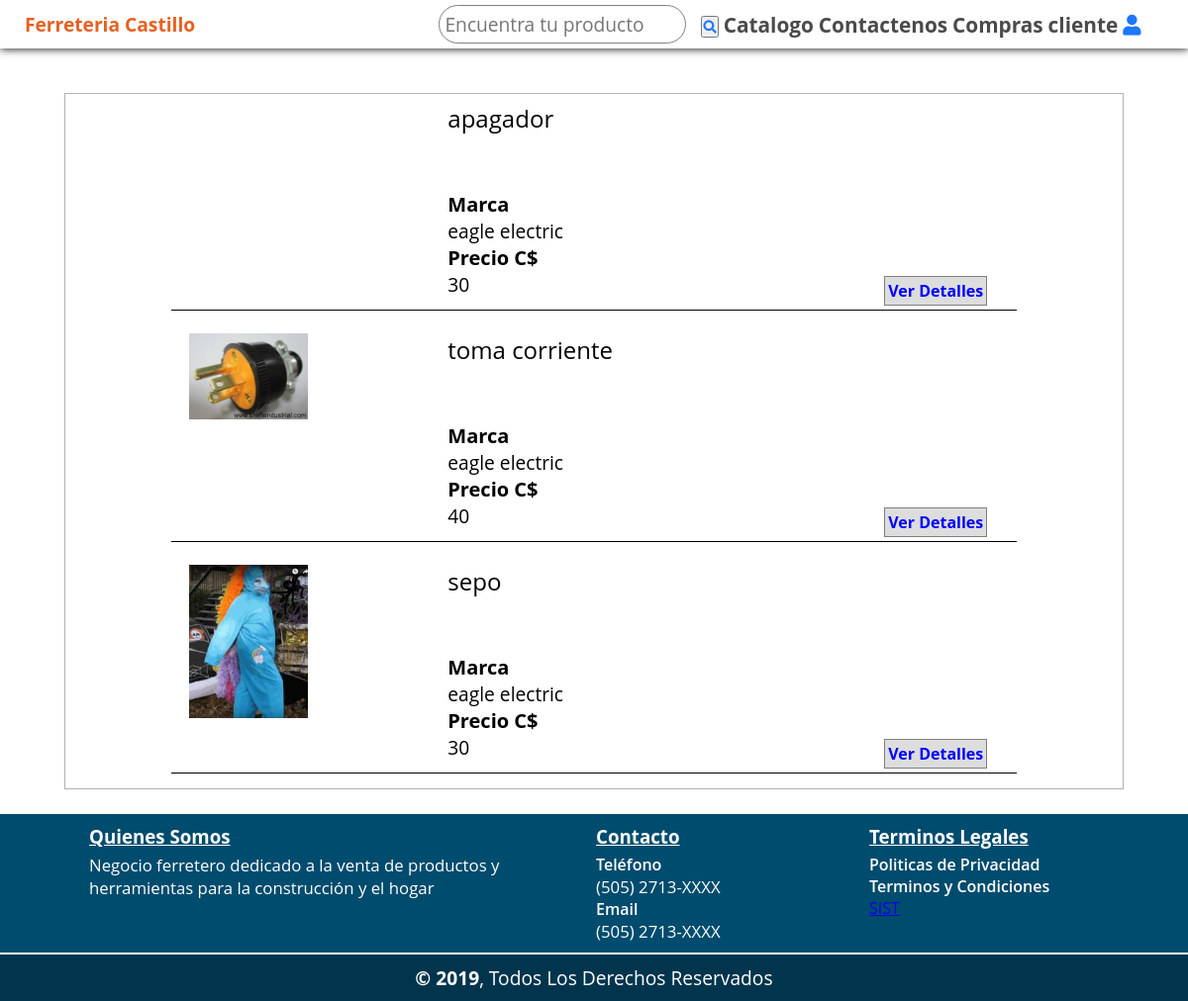
The app's page /?c=productos&buscar=material_electrico (signed in) with its own data.
### tables this page shows
CREATE TABLE `producto`  (
  `idProducto` int(255) NOT NULL AUTO_INCREMENT,
  `nombre` varchar(30) NULL DEFAULT NULL,
  `marca` int(30) NULL DEFAULT NULL,
  `precio` double(255, 0) NULL DEFAULT NULL,
  `nombre_imagen` varchar(255) NULL DEFAULT NULL,
  `ruta_imagen` varchar(255) NULL DEFAULT NULL,
  `categoria` int(255) NULL DEFAULT NULL,
  PRIMARY KEY (`idProducto`) USING BTREE,
  INDEX `idProducto`(`idProducto`) USING BTREE,
  INDEX `fk01_producto`(`marca`) USING BTREE,
  INDEX `fk02_producto`(`categoria`) USING BTREE,
  CONSTRAINT `fk01_producto` FOREIGN KEY (`marca`) REFERENCES `marca` (`idmarca`) ON DELETE RESTRICT ON UPDATE RESTRICT,
  CONSTRAINT `fk02_producto` FOREIGN KEY (`categoria`) REFERENCES `categoria` (`idcategoria`) ON DELETE RESTRICT ON UPDATE RESTRICT
);

CREATE TABLE `marca`  (
  `idmarca` int(255) NOT NULL AUTO_INCREMENT,
  `nombre` varchar(30) NULL DEFAULT NULL,
  INDEX `idmarca`(`idmarca`) USING BTREE
);

### controllers/productos.controler.php (called while the page is built, shortened)
<?php
    class ProductosController{
        public function Index(){
            require_once 'views/cliente/layouts/dhead.php';
            require_once 'views/cliente/layouts/header.php';
            require_once 'views/cliente/producto/listaproductos.php';
            require_once 'views/cliente/layouts/footer.php';
        }
    }
?>

### config/conexion.php (called while the page is built)
<?php
	class Conexion{
		public static function startup(){
			$pdo = new PDO('mysql:host=localhost;dbname=ferreteria_castillo;charset=utf8', 'root', 'Myroot');
			$pdo->setAttribute(PDO::ATTR_ERRMODE, PDO::ERRMODE_EXCEPTION);
			return $pdo;
		}
	}
?>

### models/producto.php (called while the page is built, shortened)
<?php
	require_once dirname(__FILE__,2)."./Config/conexion.php";
	class Producto{
		private $pdo;
		public function __CONSTRUCT()
	    {
            try
            {
                $this->pdo = Conexion::StartUp();
            }
            catch(Exception $e)
            {
                die($e->getMessage());
            }
	    }
		public function Buscar($buscador)
		{
			try
			{
                $sql= "CALL buscador( ? )";
                $stm = $this->pdo->prepare($sql);
                $stm->bindParam(1,$buscador,PDO::PARAM_STR);
				$stm->execute();
				return $stm->fetchAll(PDO::FETCH_OBJ);
			} catch (Exception $e)
			{
				die($e->getMessage());
			}
		}
	}
?>

### views/cliente/producto/listaproductos.php (the view, shortened to what this page needs)
<?php
    require_once './models/producto.php';
    $categoria=$_REQUEST['buscar'];
    $producto = new Producto();
    $productos = $producto->Buscar($categoria);
?>
    <div class="container_productos">
    <div class="lista">
        <?php
            if(!$productos){
             echo '<span>No se encontraron datos<span>';
            }else{
            foreach($productos as $colum):
        ?>
        <div class="item_lista">
            <div class="columna1">
                <div class="imagen">
                    <a href="?c=productos&a=Index2&verprod=<?php echo $colum->idproducto;?>">
                        <img src="<?php echo $colum->ruta_imagen; ?>" alt="">
                    </a>
                </div>
            </div>
            <div class="columna2">
                <div class="nombre">
                    <a href="?c=productos&a=Index2&verprod=<?php echo $colum->idproducto;?>"><span><?php echo $colum->nombre; ?></span></a>
                </div>
                <div class="descripcion">
                    <span>Marca</span><p><?php echo $colum->marca; ?></p>
                    <span>Precio C$</span><p> <?php echo $colum->precio; ?></p>
                </div>
                <div class="ver">
                    <a href="?c=productos&a=Index2&verprod=<?php echo $colum->idproducto;?>" class="boton">
                        Ver Detalles
                    </a>
                </div>
            </div>
        </div>
        <?php
            endforeach;
        }
        ?>
    </div>
</div>

### assets/css/estiloheaders.css (style rules this page uses)
* { -webkit-box-sizing: border-box; -moz-box-sizing: border-box; box-sizing: border-box; font-family: 'open sans'; margin: 0; padding: 0; }
html { box-sizing: border-box; }
*, *:before, *:after { box-sizing: inherit; }

### assets/css/home.css (style rules this page uses)
html { box-sizing: border-box; }
*, *:before, *:after { box-sizing: inherit; }
* { box-sizing: border-box; }
.boton { margin-top: 5px; text-decoration: none; border: 1px solid gray; background-color: rgb(221, 221, 221); color: blue; font-weight: 700; padding: 3px; }

### assets/css/listaproductos.css (style rules this page uses)
* { -webkit-box-sizing: border-box; -moz-box-sizing: border-box; box-sizing: border-box; font-family: 'open sans'; margin: 0; padding: 0; }
html { box-sizing: border-box; }
*, *:before, *:after { box-sizing: inherit; }
.container_productos { width: 95%; margin: auto; padding: 5px; min-height: 70vh; }
.lista { border: 1px solid #b1b1b1; }
.lista .item_lista { display: flex; width: 90%; height: auto; margin: auto auto 15px auto; border-bottom: 1px solid black; padding: 8px; }
.item_lista .columna1 { width: 48%; margin: 0 10px; }
.item_lista .columna2 { width: 48%; }
.item_lista .columna1 .imagen { width: 100%; max-height: 200px; }
.item_lista .columna1 .imagen img { width: 10vw; object-fit: cover; vertical-align: top; height: inherit; }
.columna2 { flex-direction: row; flex: wrap; }
.item_lista .columna2 .nombre { width: 100%; height: 110px; margin-bottom: 10px; font-size: 1.2em; }
.item_lista .columna2 .nombre a { text-decoration: none; font-size: 18pt; color: black; }
.item_lista .columna2 .descripcion { display: flex; width: calc(); height: 80px; margin-bottom: 10px; font-size: 1.2em; flex-direction: column; justify-content: space-between; }
.item_lista .columna2 .descripcion span { font-size: 20px; font-weight: bold; }
.item_lista .columna2 .ver { text-align: right; }
@media only screen and (min-width:800px) { .container_productos { width: 90%; min-height: 60vh; } }
@media only screen and (min-width:800px) { .lista .item_lista { width: 80%; } }
@media only screen and (min-width:800px) { .item_lista .columna1 { width: 30%; } }
@media only screen and (min-width:800px) { .item_lista .columna2 { width: 65%; } }
@media only screen and (min-width:800px) { .item_lista .columna2 .nombre { height: 80px; } }

### records on screen
producto: nombre "apagador", marca.nombre "eagle electric", precio "30"
producto: ruta_imagen (picture), nombre "toma corriente", marca.nombre "eagle electric", precio "40"
producto: ruta_imagen (picture), nombre "sepo", marca.nombre "eagle electric", precio "30"

### other values on screen
$usuario "cliente"
